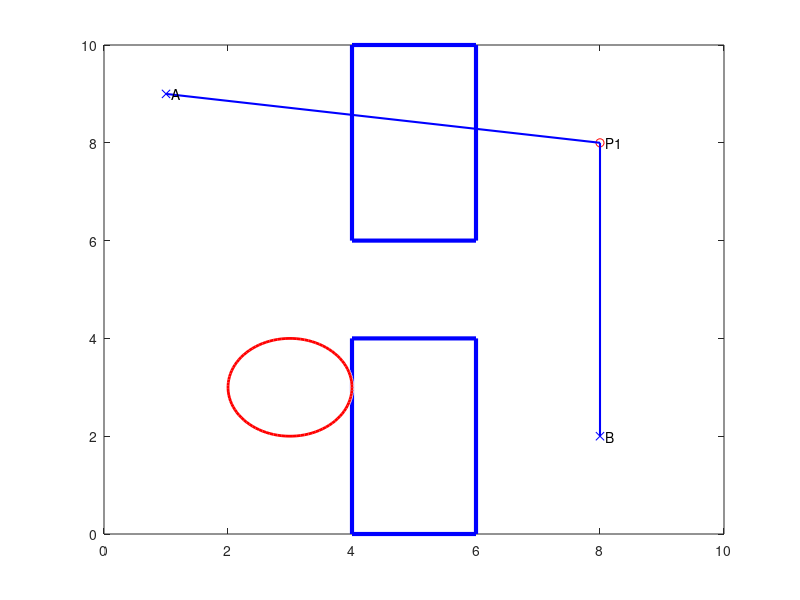

Write MATLAB code to recreate this figure.
clear all; close all;

pkg load image;

x1 = 4;
x2 = 6;
y1 = 0;
y2 = 4;
x = [x1, x2, x2, x1, x1];
y = [y1, y1, y2, y2, y1];
y_2 = [10, 10, 6, 6, 10];

plot(x, y, 'b-', 'LineWidth', 3);
hold on
plot(x, y_2, 'b-', 'LineWidth', 3);
xlim([0, 10]);
ylim([0, 10]);

A = [1 9];
B = [8 2];
P = [8 8];
plot(A(1), A(2), 'x', 'Color', 'b');
plot(B(1), B(2), 'x', 'Color', 'b');
plot(P(1), P(2), 'o', 'Color', 'r');
plot([A(1) P(1)], [A(2) P(2)], 'Color', 'b', 'LineWidth', 1.5);
plot([P(1) B(1)], [P(2) B(2)], 'Color', 'b', 'LineWidth', 1.5);

text(A(1), A(2), '  A');
text(B(1), B(2), '  B');
text(P(1), P(2), '  P1');

center = [3 3];
radius = 1;
viscircles(center, radius, 'Color', 'r');